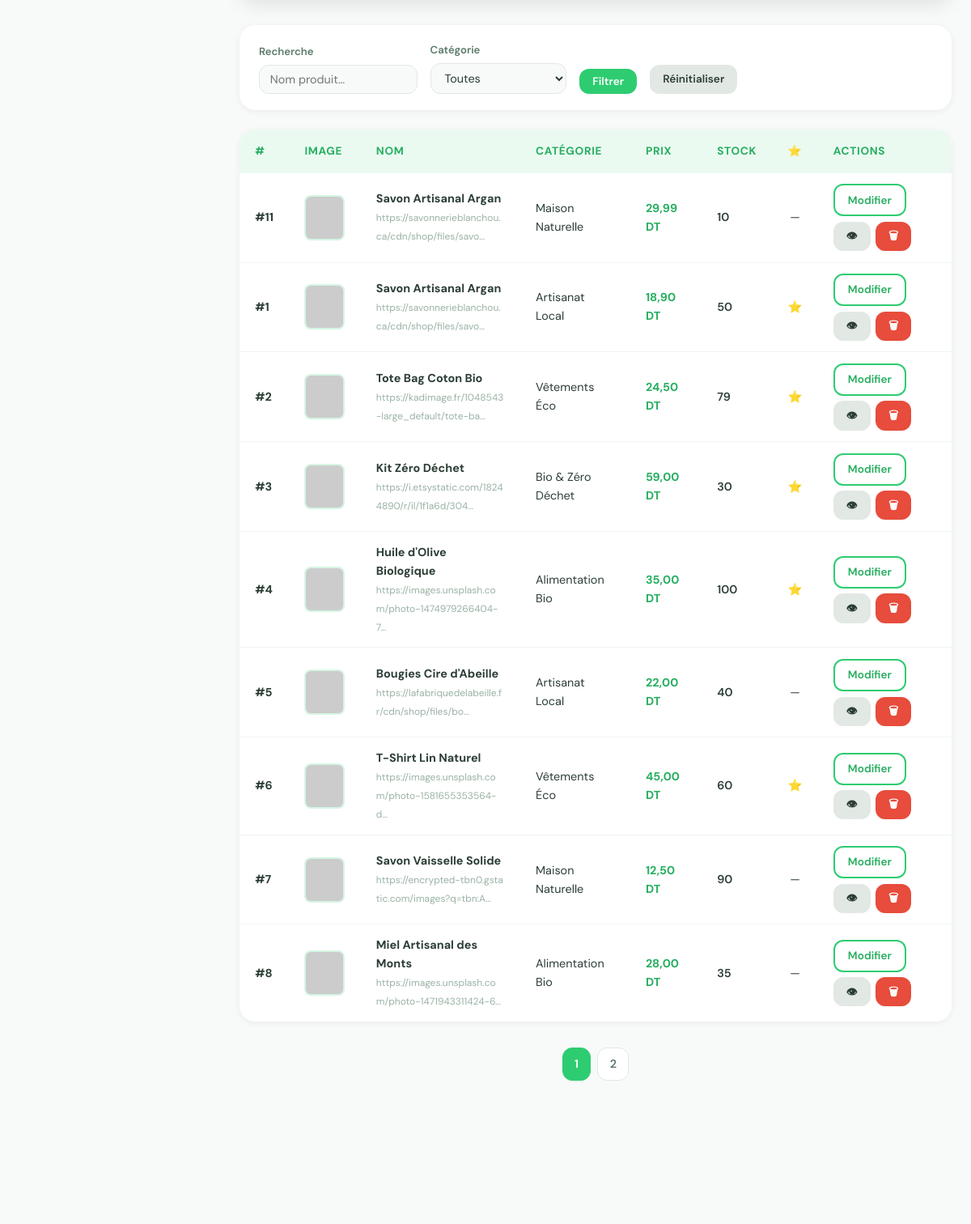
Before: /admin/produits.php (signed in, middle part) with the older database file.
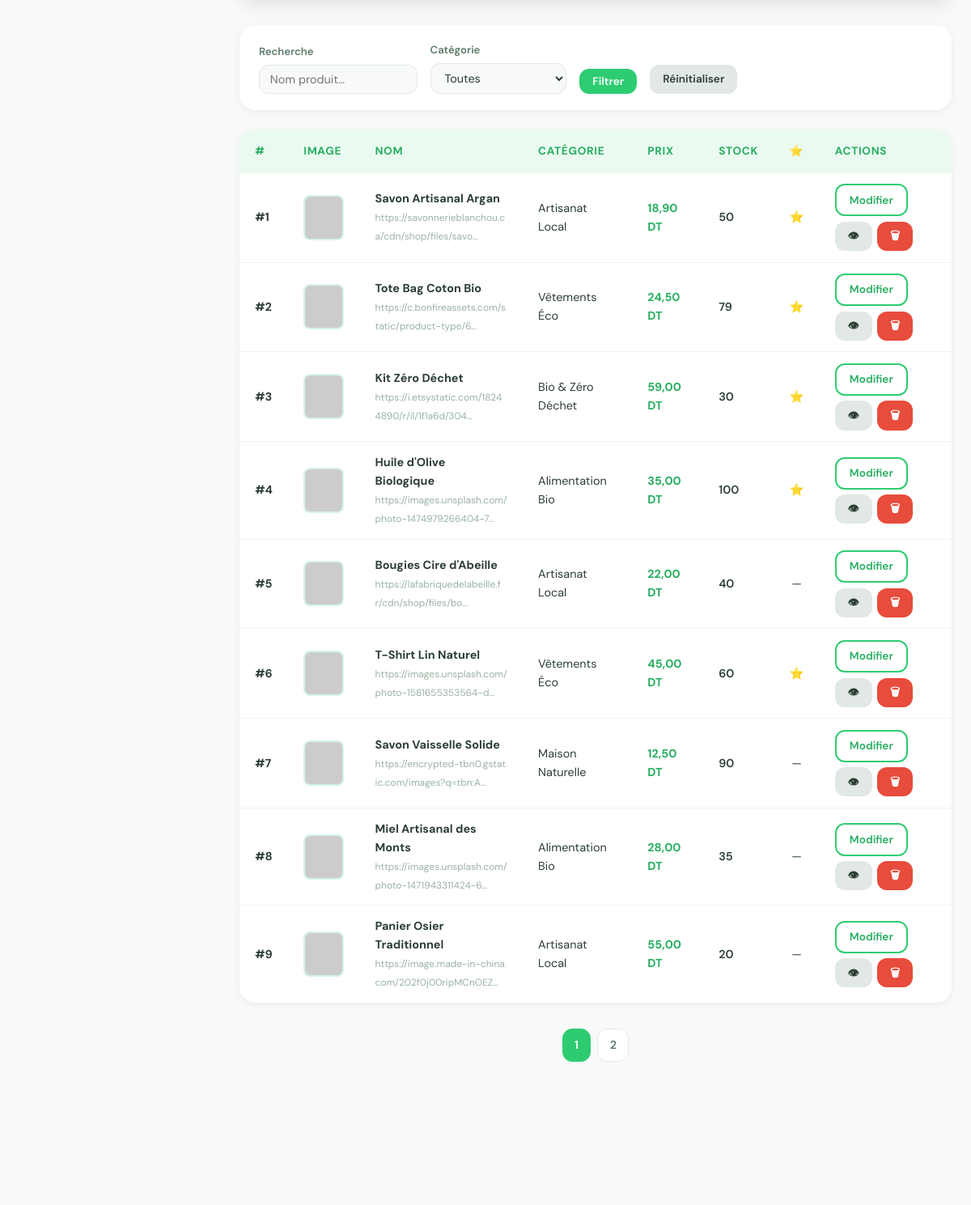
After: the same page with the newer database file.
### tables this page shows
CREATE TABLE `produits` (
  `id` int(10) UNSIGNED NOT NULL,
  `nom` varchar(200) NOT NULL,
  `description` text DEFAULT NULL,
  `prix` decimal(10,2) NOT NULL CHECK (`prix` >= 0),
  `stock` int(10) UNSIGNED NOT NULL DEFAULT 0,
  `image` varchar(255) DEFAULT 'default.jpg',
  `categorie_id` int(10) UNSIGNED NOT NULL,
  `en_vedette` tinyint(1) DEFAULT 0,
  `created_at` timestamp NOT NULL DEFAULT current_timestamp()
);

CREATE TABLE `categories` (
  `id` int(10) UNSIGNED NOT NULL,
  `nom` varchar(100) NOT NULL,
  `description` text DEFAULT NULL,
  `icone` varchar(50) DEFAULT '?',
  `created_at` timestamp NOT NULL DEFAULT current_timestamp()
);

### includes/config.php (called while the page is built, shortened)
<?php
function e(string $v): string {
    return htmlspecialchars($v, ENT_QUOTES, 'UTF-8');
}
function prix(float $p): string {
    return number_format($p, 2, ',', ' ') . ' DT';
}
function paginate(int $total, int $page, int $perPage = PER_PAGE): array {
    $pages   = max(1, (int)ceil($total / $perPage));
    $page    = max(1, min($page, $pages));
    $offset  = ($page - 1) * $perPage;
    return ['page' => $page, 'pages' => $pages, 'offset' => $offset, 'total' => $total];
}
function imgUrl(string $image): string {
    $image = trim($image);
    if ($image === '' || $image === 'default.jpg' || $image === 'default.svg') {
        return IMG_DEFAULT;
    }
    if (filter_var($image, FILTER_VALIDATE_URL) && str_starts_with($image, 'http')) {
        return $image;
    }
    return IMG_DEFAULT;
}

### admin/produits.php (the view, shortened to what the changed rows need)
<?php
require_once __DIR__ . '/../includes/config.php';
$pdo = getPDO();
$q    = trim($_GET['q'] ?? '');
$catF = (int)($_GET['cat'] ?? 0);
$where = ['1=1']; $params = [];
$wSQL = implode(' AND ', $where);
$stC  = $pdo->prepare("SELECT COUNT(*) FROM produits p WHERE $wSQL");
$stC->execute($params);
$page = max(1, (int)($_GET['page'] ?? 1));
$pg   = paginate((int)$stC->fetchColumn(), $page);
$stmt = $pdo->prepare("
    SELECT p.*, c.nom AS cat_nom FROM produits p
    JOIN categories c ON c.id=p.categorie_id
    WHERE $wSQL ORDER BY p.created_at DESC
    LIMIT " . PER_PAGE . " OFFSET " . $pg['offset']);
$stmt->execute($params);
$produits = $stmt->fetchAll();
include __DIR__ . '/../includes/header.php';
?>
<section class="section" style="padding-top:1.5rem;">
<div class="container">
<div class="admin-layout">
    <div>
        <div class="table-wrapper">
            <table>
                <thead>
                    <tr>
                        <th>#</th>
                        <th>Image</th>
                        <th>Nom</th>
                        <th>Catégorie</th>
                        <th>Prix</th>
                        <th>Stock</th>
                        <th>⭐</th>
                        <th>Actions</th>
                    </tr>
                </thead>
                <tbody>
                    <?php foreach ($produits as $p): ?>
                    <tr>
                        <td><strong>#<?= $p['id'] ?></strong></td>
                        <td>
                            <img src="<?= e(imgUrl($p['image'] ?? '')) ?>"
                                 alt="<?= e($p['nom']) ?>"
                                 style="width:56px;height:56px;object-fit:cover;
                                        border-radius:8px;border:2px solid var(--green-light);
                                        background:var(--green-xlight);"
                                 onerror="this.src='https://placehold.co/56x56/d5f5e3/2ecc71?text=?'">
                        </td>
                        <td>
                            <strong><?= e($p['nom']) ?></strong>
                            <?php if ($p['image']): ?>
                            <br><small style="color:var(--gray-400);font-size:.75rem;word-break:break-all;">
                                <?= e(mb_strimwidth($p['image'], 0, 50, '…')) ?>
                            </small>
                            <?php endif; ?>
                        </td>
                        <td><?= e($p['cat_nom']) ?></td>
                        <td><strong style="color:var(--green-dark);"><?= prix((float)$p['prix']) ?></strong></td>
                        <td>
                            <?php if ($p['stock'] == 0): ?>
                                <span style="color:#e74c3c;font-weight:700;">0 ⚠️</span>
                            <?php else: ?>
                                <span style="font-weight:600;"><?= (int)$p['stock'] ?></span>
                            <?php endif; ?>
                        </td>
                        <td style="text-align:center;"><?= $p['en_vedette'] ? '⭐' : '—' ?></td>
                        <td>
                            <div style="display:flex;gap:.4rem;flex-wrap:wrap;">
                                <a href="?action=editer&id=<?= $p['id'] ?>" class="btn btn-outline btn-sm"> Modifier</a>
                                <a href="<?= SITE_URL ?>/pages/produit_detail.php?id=<?= $p['id'] ?>"
                                   target="_blank" class="btn btn-secondary btn-sm">👁</a>
                                <a href="?action=supprimer&id=<?= $p['id'] ?>" class="btn btn-danger btn-sm"
                                   onclick="return confirm('Supprimer « <?= e(addslashes($p['nom'])) ?> » ?')">🗑</a>
                            </div>
                        </td>
                    </tr>
                    <?php endforeach; ?>
                </tbody>
            </table>
        </div>
        <?php if ($pg['pages'] > 1): ?>
        <div class="pagination">
            <?php for ($i = 1; $i <= $pg['pages']; $i++): ?>
                <?php if ($i == $pg['page']): ?>
                    <span class="current"><?= $i ?></span>
                <?php else: ?>
                    <a href="?page=<?= $i ?><?= $q ? '&q='.urlencode($q) : '' ?><?= $catF ? '&cat='.$catF : '' ?>"><?= $i ?></a>
                <?php endif; ?>
            <?php endfor; ?>
        </div>
        <?php endif; ?>
    </div>
</div>
</div>
</section>
<?php include __DIR__ . '/../includes/footer.php'; ?>

Changed rows visible on the page:
removed produits: id "11", nom "Savon Artisanal Argan", image "https://savonnerieblanchou.ca/cdn/shop/files/savo…", categorie.nom "Maison Naturelle", prix "29,99 DT", stock "10"
changed produits "Tote Bag Coton Bio": image "https://kadimage.fr/1048543-large_default/tote-ba…" → "https://c.bonfireassets.com/static/product-type/6…"
now on this page (row unchanged): produits: id "9", nom "Panier Osier Traditionnel", image "https://image.made-in-china.com/202f0j00ripMCnOEZ…", categorie.nom "Artisanat Local", prix "55,00 DT", stock "20"
